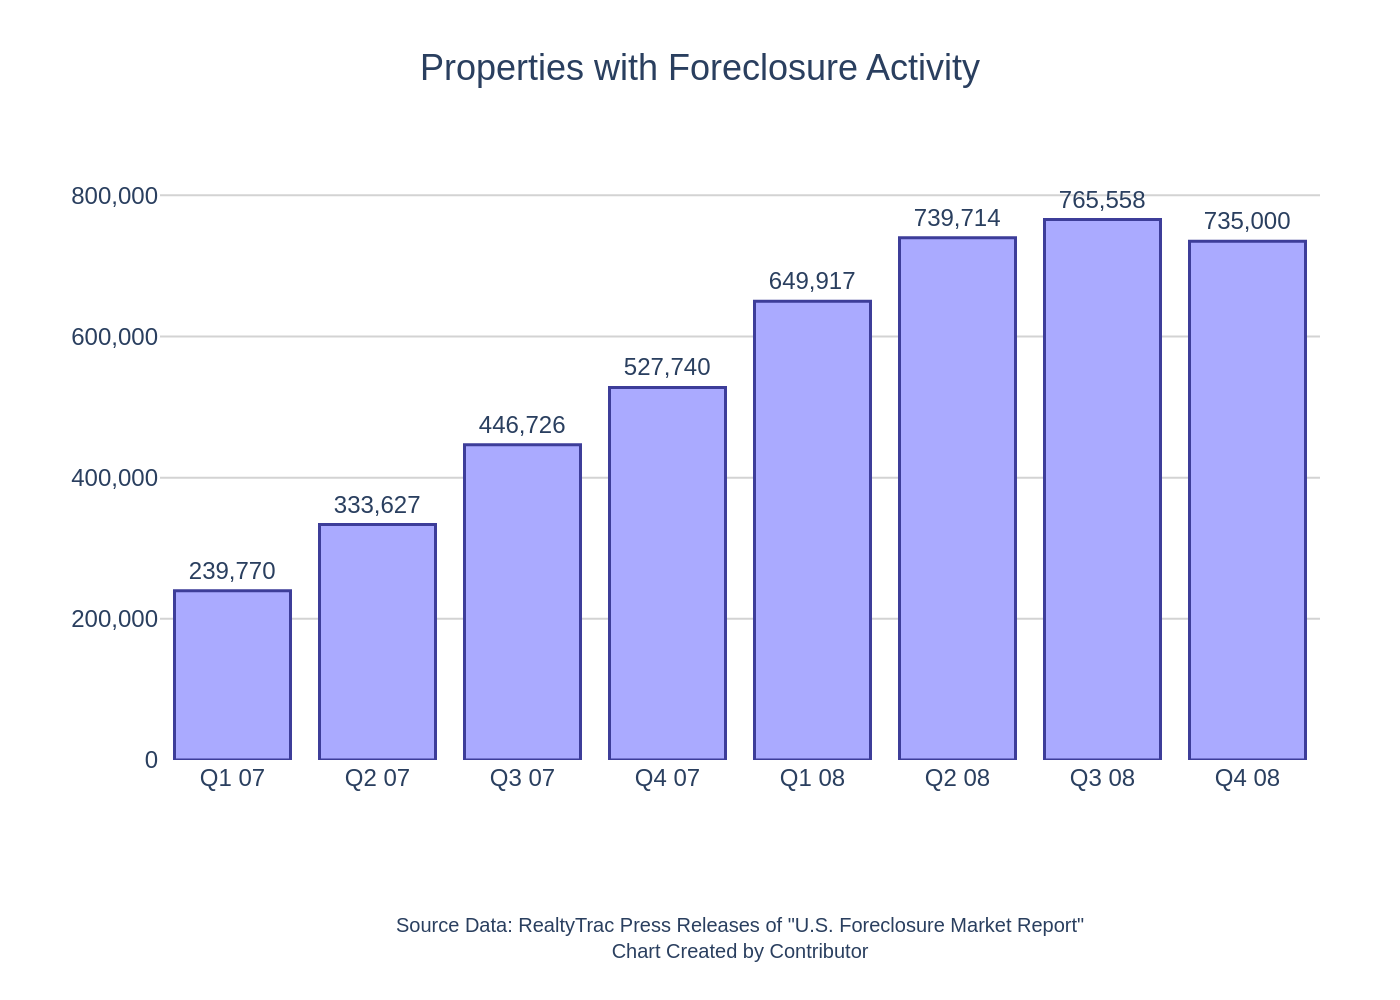

Here is the Python script that generated this plot:
import sys
import json
import os
import plotly.graph_objects as go

# Check for command-line argument
if len(sys.argv) != 2:
    print("Usage: python generate_chart.py <path_to_json_file>")
    sys.exit(1)

json_path = sys.argv[1]

# Check if the JSON file exists
if not os.path.exists(json_path):
    print(f"Error: JSON file not found at '{json_path}'")
    sys.exit(1)

# Read data from JSON file
with open(json_path, 'r', encoding='utf-8') as f:
    chart_info = json.load(f)

# Extract data, texts, and colors from the JSON object
chart_data = chart_info.get('chart_data', [])
texts = chart_info.get('texts', {})
colors = chart_info.get('colors', [])

# Prepare data for Plotly
categories = [d['category'] for d in chart_data]
values = [d['value'] for d in chart_data]

# Create the figure
fig = go.Figure()

# Add the bar trace
fig.add_trace(go.Bar(
    x=categories,
    y=values,
    text=texts.get('data_labels'),
    textposition='outside',
    marker_color=colors[0] if colors else '#AAAAFF',
    marker_line=dict(color='#3D3D99', width=1.5),
    cliponaxis=False, # Prevent data labels from being clipped
    hoverinfo='none'
))

# Configure the layout
title_text = texts.get('title', '')
if texts.get('subtitle'):
    title_text += f"<br><sub>{texts['subtitle']}</sub>"

fig.update_layout(
    title=dict(
        text=title_text,
        x=0.5,
        xanchor='center',
        font=dict(size=18)
    ),
    font=dict(
        family="Arial",
        size=12
    ),
    xaxis=dict(
        title_text=texts.get('x_axis_title'),
        showgrid=False,
        tickfont=dict(size=12)
    ),
    yaxis=dict(
        title_text=texts.get('y_axis_title'),
        showgrid=True,
        gridcolor='LightGray',
        range=[0, 850000],
        tickformat=',',
        tickfont=dict(size=12)
    ),
    plot_bgcolor='white',
    paper_bgcolor='white',
    showlegend=False,
    margin=dict(t=80, b=120, l=80, r=40)
)

# Add source annotation
source_text = texts.get('source')
if source_text:
    fig.add_annotation(
        text=source_text,
        xref="paper",
        yref="paper",
        x=0.5,
        y=-0.25, # Position below the chart area
        showarrow=False,
        align="center",
        xanchor='center',
        yanchor='top',
        font=dict(
            family="Arial",
            size=10
        )
    )

# Determine the output filename from the input JSON path
base_filename = os.path.splitext(os.path.basename(json_path))[0]
output_filename = f"{base_filename}.png"

# Save the figure as a PNG image
try:
    fig.write_image(output_filename, scale=2)
    print(f"Chart saved to {output_filename}")
except Exception as e:
    print(f"Error saving image: {e}")
    sys.exit(1)
